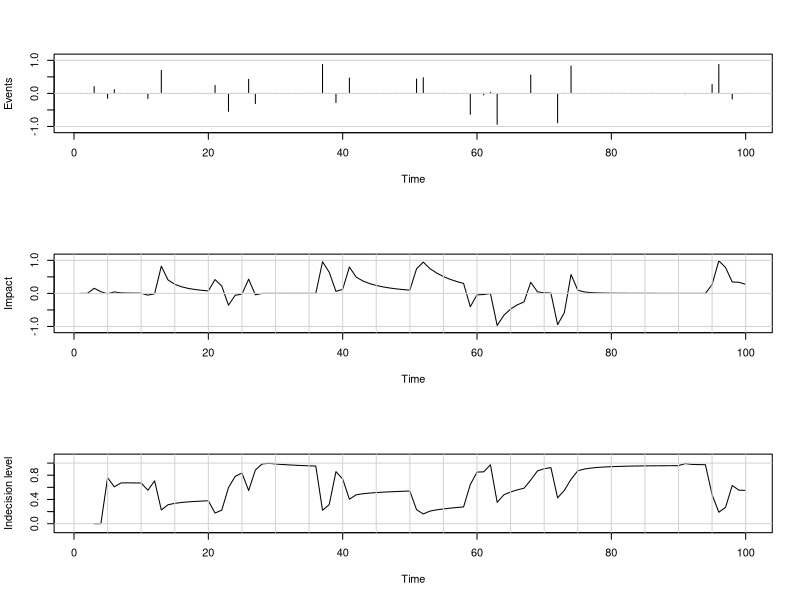

Here is the R script that generated this plot:
#
# TODO
#   Beyond intensity (impact level), integrate time persistence of signal.
#
#

# Parameters.
impact_scale  <- 0.5  # (0,inf), peak sizes
impact_shape  <- 2    # (0,inf), mean reversion factor
memory_scale  <- 3    # (0,inf), memory decay
memory_shape  <- 0.5  # (0,inf), memory duration mean reversion

n             <- 100  # [1.inf), series length
pos_neg_ratio <- 0.5  # [0,1], positive / negative events ratio
event_prob    <- 0.25 # probability of having an event in the series

# Custom functions.
aggregate_impacts <- function(impacts){
  sum_impacts <- sum(impacts)
  (-1)^(sum_impacts < 0) * 
    (1 - exp(-abs(sum_impacts / impact_scale)^impact_shape))
}

# Events series.
random_events <- (-1)^rbinom(n, 1, pos_neg_ratio) *
  rbinom(n, 1, event_prob) * runif(n)
idx_events <- which(random_events != 0, random_events)

# Curves calculation.
impact <- rep(0, n)
indecision <- rep(0, n)

for (i in 1:n) {
  sofar_events <- random_events[1:i]
  current_events <- sofar_events[which(sofar_events != 0, sofar_events)]
  current_distances <- idx_events[which(idx_events <= i, idx_events)]
  distance_effects <- 
    exp(-((i - current_distances)/memory_scale)^memory_shape)
  impacts <- current_events * distance_effects
  
  # impact curve
  impact[i] <- aggregate_impacts(impacts)
  
  # indecision curve
  pos <- sum(impacts[impacts > 0])
  neg <- abs(sum(impacts[impacts < 0]))
  indecision[i] <- 1 - 2 * abs((pos / (pos + neg) - 0.5))
}

# Plot.
#pdf('news-pulse.pdf')

grid_size <- 5
par(mfrow=c(3, 1))

plot(random_events, t='h', ylim=c(-1.1, 1.1), xlab='Time', ylab='Events')
abline(h=c(-1, 0, 1), col='lightgray')

ts.plot(impact, ylim=c(-1.1, 1.1), ylab='Impact')
abline(h=c(-1, 0, 1), v=seq(0, n, grid_size), col='lightgray')

ts.plot(indecision, ylim=c(-0.1, 1.1), ylab='Indecision level')
abline(h=c(0, 1), v=seq(0, n, grid_size), col='lightgray')

#dev.off()
